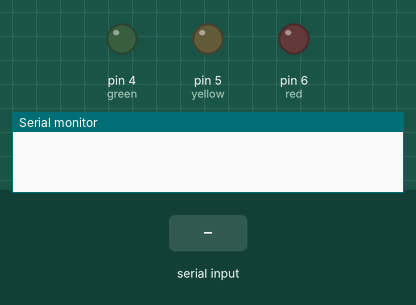
Bench run of a sketch on a simulated Arduino Uno, built with avr-gcc and run on an emulated ATmega328P. Parts: output pins drawn as LEDs (lit = HIGH), the last lines printed to the serial monitor. The test bench sets the inputs (shaded band).

Above: at 1.2 s.
1.3 s: "go\n" received over the second serial link
At 2.1 s:
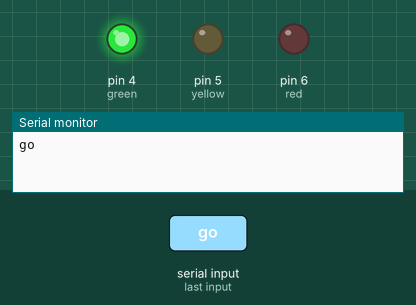
2.8 s: "yo\n" received over the second serial link
At 3.3 s:
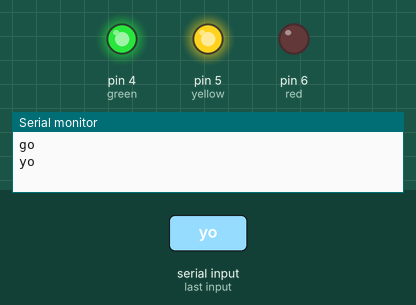
4.3 s: "gf\n" received over the second serial link
At 5.5 s:
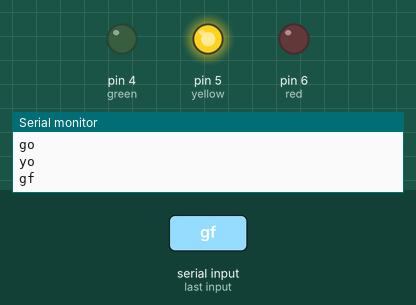
5.8 s: "ro\n" received over the second serial link
At 6.7 s:
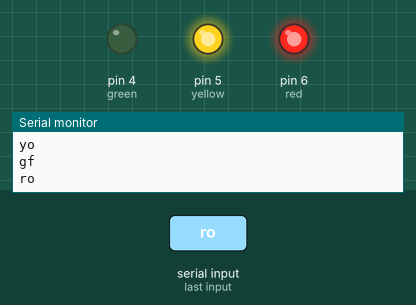
7.3 s: "yf\n" received over the second serial link
At 7.9 s:
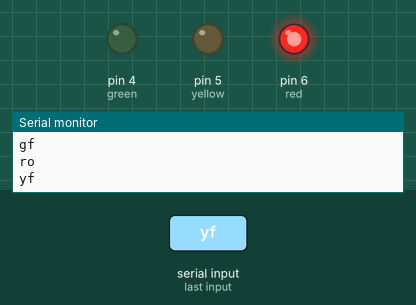
8.8 s: "on\n" received over the second serial link
At 10.2 s:
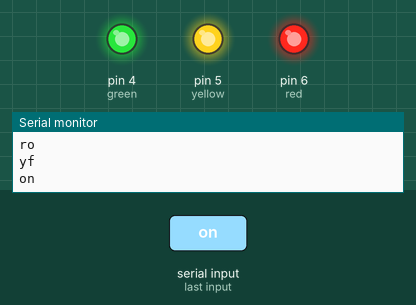
Timing chart, 0 to 11.3 s (numbered marks = the images above; inputs shaded):
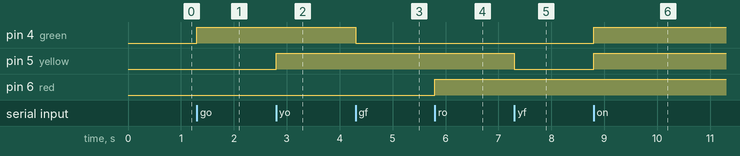

Measured:
- after the input at 1.3 s, pin 4 (green): LOW → HIGH at once
- after the input at 2.8 s, pin 5 (yellow): LOW → HIGH at once
- after the input at 4.3 s, pin 4 (green): HIGH → LOW at once
- after the input at 5.8 s, pin 6 (red): LOW → HIGH at once
- after the input at 7.3 s, pin 5 (yellow): HIGH → LOW at once
- after the input at 8.8 s, pin 4 (green), pin 5 (yellow): LOW → HIGH at once

The sketch:

_103_Bluetooth_leds.ino
```cpp
#include <SoftwareSerial.h>

SoftwareSerial BT(10,11); //10 RX, 11 TX.

int green  = 4;
int yellow = 5;
int red    = 6;

char cadena[31];
int i = 0;

void setup(){
  BT.begin(9600);
  Serial.begin(9600);
  pinMode(green,  OUTPUT);
  pinMode(yellow, OUTPUT);
  pinMode(red,    OUTPUT);
}

void loop(){

  if ( BT.available() ) {
    char dato = BT.read();
    cadena[i++] = dato;

    if ( dato == '\n' ) {
      Serial.print(cadena);

      //GREEN LED
      if ( strstr(cadena,"go") != 0 ) {
        digitalWrite(green,HIGH);
      }
      if ( strstr(cadena,"gf") != 0 ) {
        digitalWrite(green,LOW);
      }
      //YELLOW LED
      if ( strstr(cadena,"yo") != 0 ) {
        digitalWrite(yellow,HIGH);
      }
      if ( strstr(cadena,"yf") != 0 ) {
        digitalWrite(yellow,LOW);
      }
      //RED LED
      if ( strstr(cadena,"ro") != 0 ) {
        digitalWrite(red,HIGH);
      }
      if ( strstr(cadena,"rf") != 0 ) {
        digitalWrite(red,LOW);
      }
      //ALL ON
      if(strstr(cadena,"on")!=0) {
        digitalWrite(green,  HIGH);
        digitalWrite(yellow, HIGH);
        digitalWrite(red,    HIGH);
      }
      //ALL OFF
      if(strstr(cadena,"off")!=0) {
        digitalWrite(green,  LOW);
        digitalWrite(yellow, LOW);
        digitalWrite(red,    LOW);
      }

      clean();
    }
  }
}

//Limpia el array
void clean(){
  for (int cl=0; cl<=i; cl++) {
    cadena[cl]=0;
  }
  i=0;
}
```
